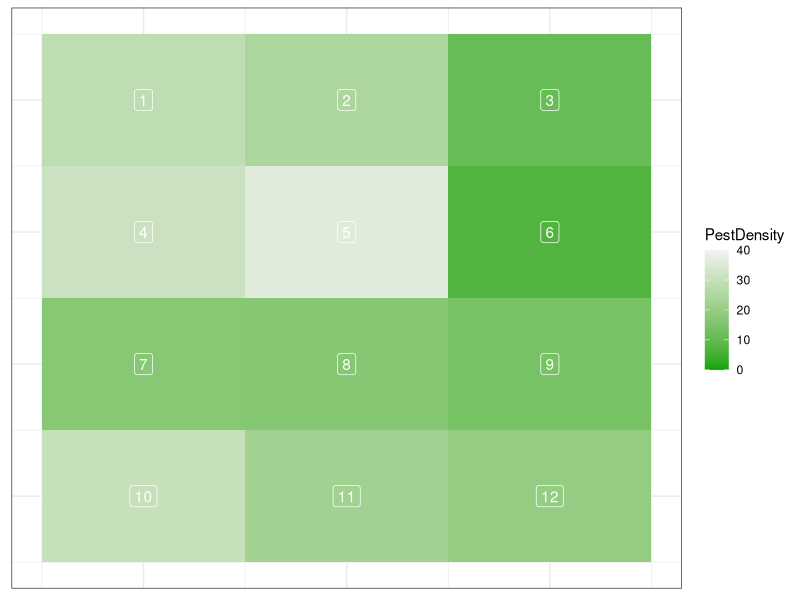
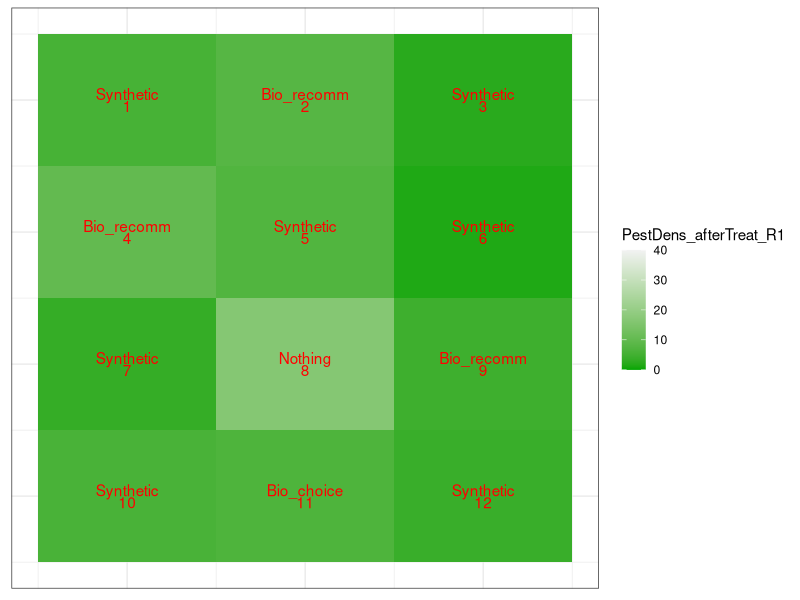
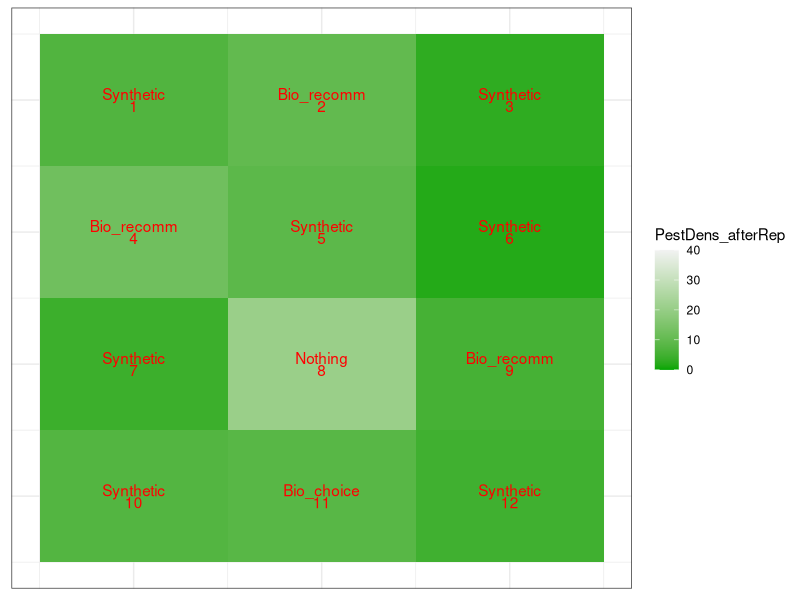
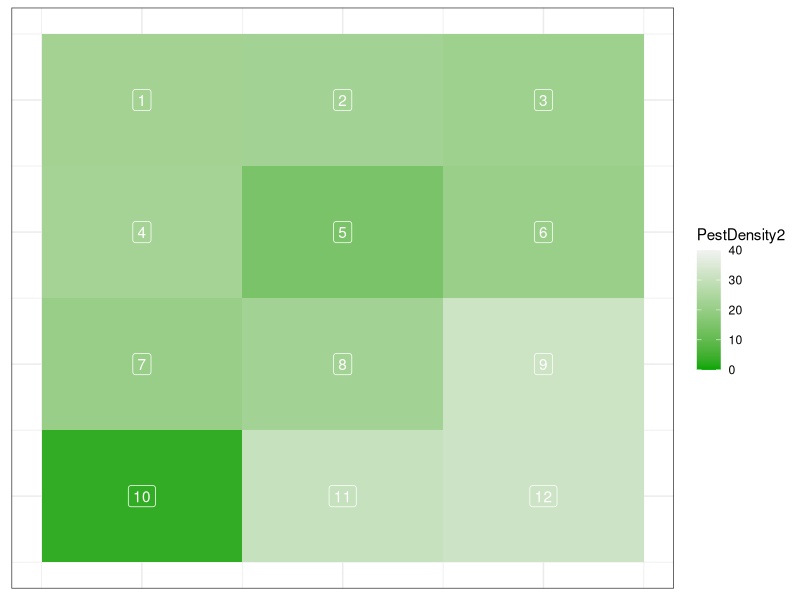
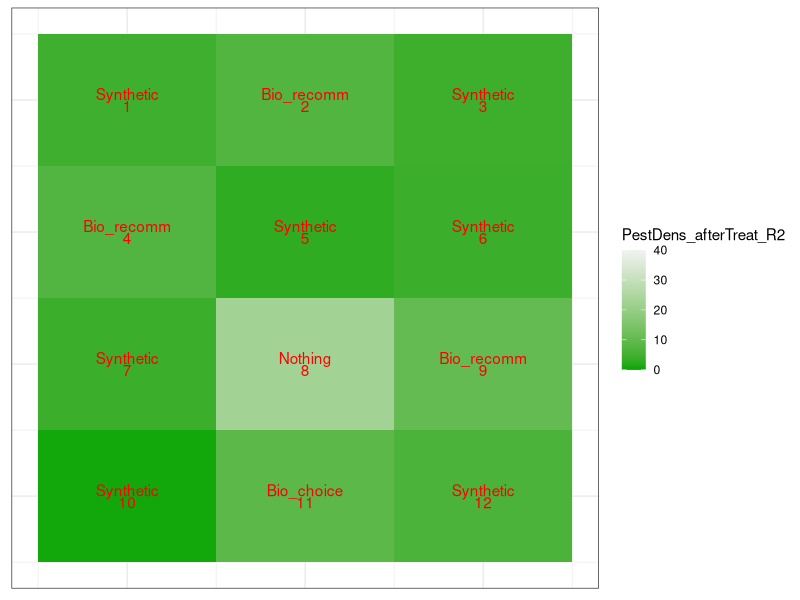
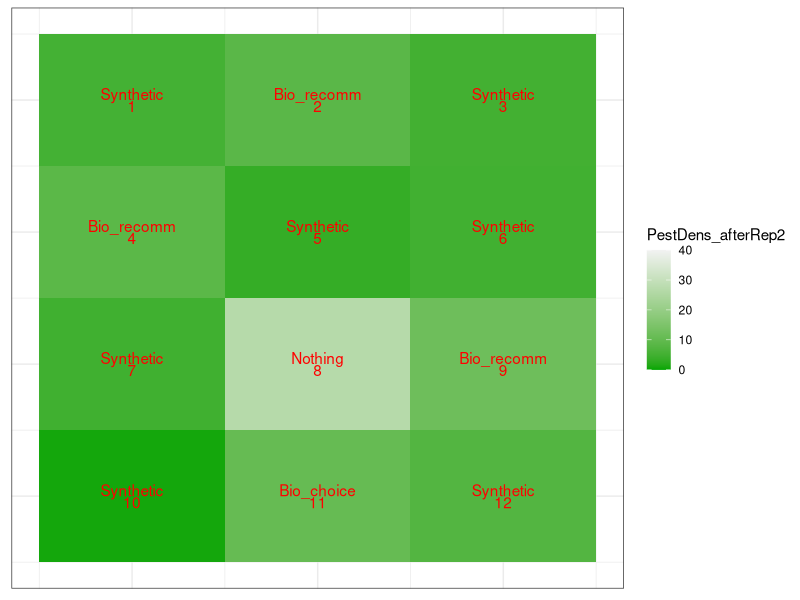
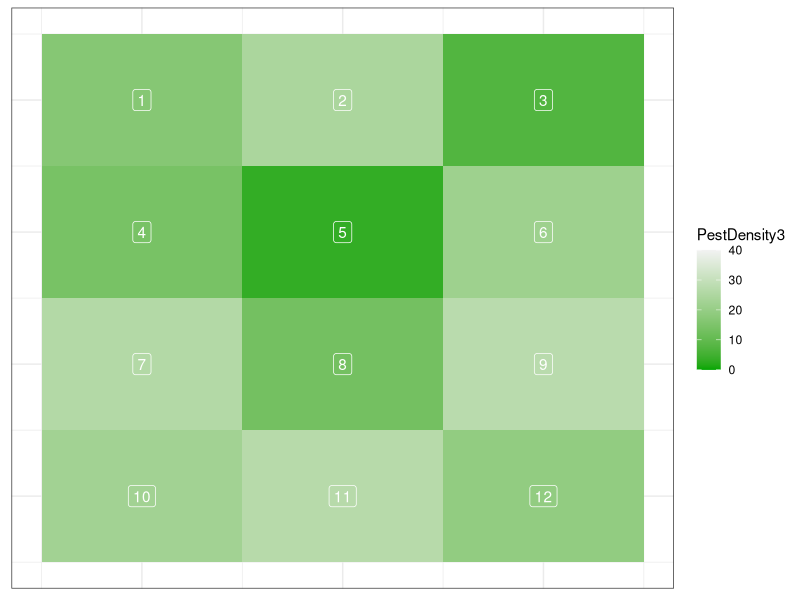
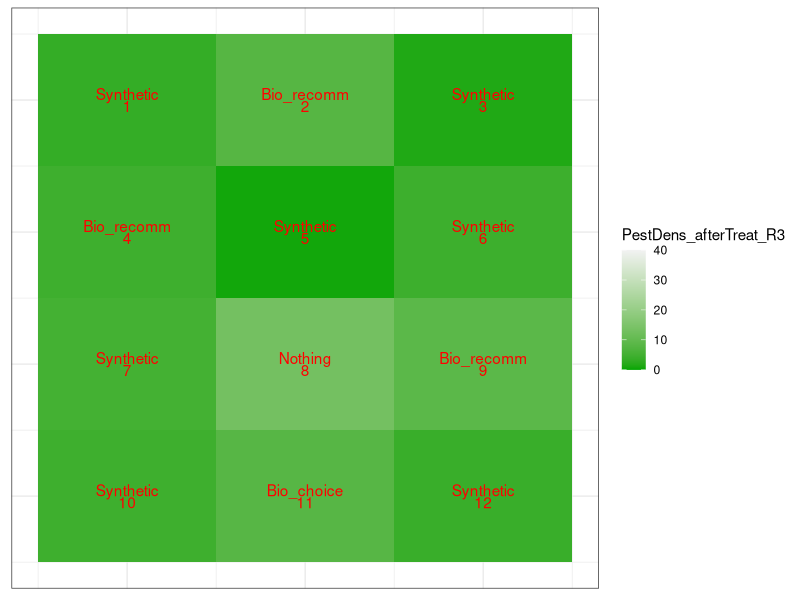

Source code (R) for these figures, in order:
# Agriculture game 
# Script by Malin Johansson 

# the R code (not shiny app)

# last modified Jan 18, 2023

# Delete all saved objects
#rm(list=ls())

# install packages before loading libraries

# libraries
library(truncnorm) # to  draw from the truncated normal distribution
library(kableExtra) # for making nicer tables
library(tidyverse)

# assign treatments to player ####

##  The player will be randomly assign to win/loose the game to manipulate the perception of equity
# The next line samples two numbers to assign treatment groups
TreatmentNum <- rbinom(n = 2, 
                       size = 1, 
                       p = 0.5)

# These lines convert numbers to words for treatments
EarnTreatment <- if_else(TreatmentNum[1] == 1, "Winner", "Loser")
VarTreatment <- if_else(TreatmentNum[2] == 1, "HiVar", "LoVar")

# Generate neighbour scores
# the code below generates scores based on NeighbourNumber, which can be set/changed below
NeighbourNumber <- 9

# It also relies on Player score, which should be inherited from the player's interactions with the game. 
# I set a value of 73 below so that the code works, but you'll want to annotate this out or delete it when the full model runs. 
PlayerScore <- 73

# To generate neighbour scores, we use a normal distribution truncated to avoid going beyond lower and upper limits, 
# so let's store variables with these values for your game: Highest and lowest possible score
HighestPossScore <- 100
LowestPossScore <- 0


# generate a SD based on PlayerScore and binomial SD, but the details don't matter a lot; 
# I used this because I wanted to change how big the SD was depending on how near to the upper or lower limit they got
SDSuccess <- sqrt((PlayerScore/100) * (1 - (PlayerScore/100))/ 15) * 100

# the following generates the neighbour scores in a tibble (same as data frame); 
# note the function comes from the truncnorm library
NeighbourScores <- tibble(
  Scores = rtruncnorm(n = NeighbourNumber,
                      a = LowestPossScore,
                      b = HighestPossScore,
                      mean = if_else(EarnTreatment == "Winner", 
                                     PlayerScore - 0.8 * SDSuccess,
                                     PlayerScore + 0.8 * SDSuccess),
                      sd = if_else(VarTreatment == "HiVar",
                                   2.2 * SDSuccess,
                                   0.4 * SDSuccess)))


# Make a table with NeighbourScores and PlayerScores
ScoreTable <- tibble(.rows = NeighbourNumber) %>% 
  mutate(Text = "Neighbour") %>% # this creates a column with text reading neighbour
  mutate(NeighbourNumber = seq(1:NeighbourNumber)) %>% 
  bind_cols(., NeighbourScores) %>% 
  mutate(Name = paste(Text, NeighbourNumber)) %>% 
  select(Name, Scores) %>% 
  bind_rows(., tibble(Name = "Player", Scores = PlayerScore)) %>% 
  arrange(desc(Scores))


# Next is bare-bones code for making nice tables, but I guess there are better options in Shiny
ScoreTable %>%
  kbl() %>%
  kable_styling()

# You can try rerunning this code several times to see how it works depending on the randomly assigned treatments. 
# It generally (but not always) puts winners near or at the top and vice versa, but there's some randomness, 
# we should store the actual rank performance of players as well as their treatement for possible stats analysis

# This table should be updated for each season (but only change slightly since the player will always be a winner or looser no matter of their stratedgy)







# Number of fields  ####
# Could be adjusted to less if it is too many
NumberofFields <- 12


# pest densities
LowestPestDensity <- 0
HighestPestDensity <- 100








## Pest invasion, season 1 #### 
# generate pests for season 1
# in this table all the data will be stored and I need help with how to store it into a google cloud 
# or similar place for each player playing the game
FarmerChoices <- tibble(.rows = NumberofFields) %>% 
  mutate(FieldNumber = 1:12) %>% 
  mutate(FieldRow = rep(1:4,each = 3)) %>% # generate row numbers
  mutate(FieldCol = rep(1:3,4)) %>% # generate column numbers
  mutate(PestDensity = rtruncnorm(n = NumberofFields,
                                  a = LowestPestDensity,
                                  b = HighestPestDensity,
                                  mean = 20,
                                  sd = 8))




# define color range for pest density
col.range=c(0,40)

# Produce a plot that tells farmers the pest density
# This will be showed to the player so he or she can choose what control to use
theme_set(theme_bw())
FarmerChoices %>% 
  ggplot(aes(x = FieldCol, y = FieldRow, fill = PestDensity)) +
  geom_tile() +
  geom_label(aes(label = FieldNumber), 
             colour = "white") + # adds field numbers
  # scale_fill_gradient(low = "green", high = "black") +
  scale_fill_gradientn(colours=terrain.colors(2), limits=col.range) + #look her
  scale_y_reverse() + # puts row 1 at the top instead of the bottom
  theme(axis.title = element_blank(),
        axis.text = element_blank(),
        axis.ticks = element_blank())


# These are the options the player can choice as treatment for each square
FarmerOptions <- c("Synthetic","Bio_choice", "Bio_recomm","Nothing")

# In the real game, the farmer will provide choices based on pest densities
# But the text below generates random choices
# This needs to be done by the shiny app

# The idea is to treat the crops 2 times/season --> play 3 seasons


# Store farmer choices in a object (will be done via Shiny eventually)
FarmerChoices <- FarmerChoices %>% 
  mutate(FarmerChoice = sample(FarmerOptions, 
                               size = NumberofFields,
                               replace = TRUE,
                               prob = c(0.3, 0.3, 0.3, 0.1)))

# Now generate consequences for farmer based on some settings, which can be changed below
# efficiency of each control
SyntheticEff <- 0.2
Bio_choiceEff <- 0.3
BiorecommEff <- rtruncnorm(n = 1,
                           a = 0.3,
                           b = 0.5,
                           mean = 0.4,
                           sd = 0.06)
NothingEff <- 1


# add the pest densities after treatment to the data table
FarmerChoices <- FarmerChoices %>% 
  mutate(PestDens_afterTreat_R1 = if_else(FarmerChoice == "Synthetic", 
                                          PestDensity * SyntheticEff, #conseq of choosing synthetic
                                          if_else(FarmerChoice == "Bio_choice", 
                                                  PestDensity * Bio_choiceEff, # conseq of choosing Bio_choice
                                                  if_else(FarmerChoice == "Bio_recomm", 
                                                          PestDensity * BiorecommEff, # conseq of choosing Bio_rec
                                                          PestDensity * NothingEff)) #conseq of nothing
  ))









# cost/subsidy due to treatment ####
# change values for each session
# these are the implications of each control
SyntheticCost <- -20 
Bio_choiceSub <- 10
Bio_recommSub <- 30
NothingSub <- 50


# which will later be added to the neighbor score table
# however, it will still not affect too much the players score since he/she 
# has already been assigned to win or to loose
FarmerChoicesCost <- FarmerChoices %>% 
  mutate(Cost = if_else(
    FarmerChoice == "Synthetic", SyntheticCost,
    if_else(FarmerChoice == "Bio_choice", Bio_choiceSub,
            if_else(FarmerChoice == "Bio_recomm",
                    Bio_recommSub,
                    NothingSub))))


## Detection of pest and treatment season 1 
# Now can plot the field again to illustrate consequences
# this can also be moved to after pest reproduction and let the player chose pest control one more time before pest reproduces
FarmerChoices %>% 
  ggplot(aes(x = FieldCol, y = FieldRow,   #set x and y
             fill = PestDens_afterTreat_R1)) +
  geom_tile() +
  geom_text(aes(label = FieldNumber), 
            colour = "red",
            vjust = "top") + # adds field numbers
  geom_text(aes(label = FarmerChoice), # adds farmer choice
            colour = "red",
            vjust = "bottom")+ # could annotate out or use symbols instead
  #  scale_fill_gradient(low = "green", high = "black") +
  scale_fill_gradientn(colours=terrain.colors(2), limits=col.range) + #look her
  scale_y_reverse() + # puts row 1 at the top instead of the bottom
  theme(axis.title = element_blank(),
        axis.text = element_blank(),
        axis.ticks = element_blank()) #these lines get rid of axis text



# reproduction of pest ####
# varying depending on species/weather  
# could also vary within season and between season if we want
Pest_repEff <- rtruncnorm(n = 1,
                          a = 1.1,
                          b = 1.4,
                          mean = 1.15,
                          sd = 0.06)


## Reproduction of pest season 1
# pest density after reproduction and after treatment added to the data table
FarmerChoices <- FarmerChoices %>% 
  mutate(PestDens_afterRep = PestDens_afterTreat_R1 * Pest_repEff)

# pest average
Global_PestRep_Average <-mean(FarmerChoices$PestDens_afterRep)

# adding pest to each cell as pest dispersal
# this is simbolising the movement of pest since it can spread between squares
FarmerChoices %>% 
  mutate(Local_Pest_dispersal = PestDens_afterRep *0.8 + Global_PestRep_Average * 0.2 )  


# update field after pest reproduction and movement before next season
# Now can plot the field again to illustrate consequences
FarmerChoices %>% 
  ggplot(aes(x = FieldCol, y = FieldRow, 
             fill = PestDens_afterRep)) +
  geom_tile() +
  geom_text(aes(label = FieldNumber), 
            colour = "red",
            vjust = "top") + # adds field numbers
  geom_text(aes(label = FarmerChoice), # adds farmer choice
            colour = "red",
            vjust = "bottom")+ # could annotate out or use symbols instead
  # scale_fill_gradient(low = "green", high = "black") +   #scale_fill_manual --> google, might need to replace
  scale_fill_gradientn(colours=terrain.colors(2),limits=col.range) + #look her
  scale_y_reverse() + # puts row 1 at the top instead of the bottom
  theme(axis.title = element_blank(),
        axis.text = element_blank(),
        axis.ticks = element_blank()) #these lines get rid of axis text





# Season 2 ####
# basically the same code as before, but adding the new players option and pest density to the data table

# generate pests for season 2
FarmerChoices <- FarmerChoices %>% 
  mutate(PestDensity2 = rtruncnorm(n = NumberofFields,
                                  a = LowestPestDensity,
                                  b = HighestPestDensity,
                                  mean = 20,
                                  sd = 8))


# Produce a plot that tells farmers the pest density for season 2
theme_set(theme_bw())
FarmerChoices %>% 
  ggplot(aes(x = FieldCol, y = FieldRow, fill = PestDensity2)) +
  geom_tile() +
  geom_label(aes(label = FieldNumber), 
             colour = "white") + # adds field numbers
  # scale_fill_gradient(low = "green", high = "black") +
  scale_fill_gradientn(colours=terrain.colors(2), limits=col.range) + #look her
  scale_y_reverse() + # puts row 1 at the top instead of the bottom
  theme(axis.title = element_blank(),
        axis.text = element_blank(),
        axis.ticks = element_blank())


# Store farmer choices in a object (will be done via Shiny eventually)
# choices for season 2
FarmerChoices <- FarmerChoices %>% 
  mutate(FarmerChoice2 = sample(FarmerOptions, 
                               size = NumberofFields,
                               replace = TRUE,
                               prob = c(0.3, 0.3, 0.3, 0.1)))

# Consequeses of pest control treatment in season 2
FarmerChoices <- FarmerChoices %>% 
  mutate(PestDens_afterTreat_R2 = if_else(FarmerChoice == "Synthetic", 
                                          PestDensity2 * SyntheticEff, #conseq of choosing synthetic
                                          if_else(FarmerChoice == "Bio_choice", 
                                                  PestDensity2 * Bio_choiceEff, # conseq of choosing Bio_choice
                                                  if_else(FarmerChoice == "Bio_recomm", 
                                                          PestDensity2 * BiorecommEff, # conseq of choosing Bio_rec
                                                          PestDensity2 * NothingEff)) #conseq of nothing
  ))


# it should save the new farmer decisions in a new column
FarmerChoicesCost2 <- FarmerChoices %>% 
  # mutate(RandNumber = runif(nrow(FarmerChoices))) %>% 
  mutate(Cost = if_else(
    FarmerChoice == "Synthetic", SyntheticCost,
    if_else(FarmerChoice == "Bio_choice", Bio_choiceSub,
            if_else(FarmerChoice == "Bio_recomm",
                    Bio_recommSub,
                    NothingSub))))


## Detetction of pest and treatment season 2 
# Now can plot the field again to illustrate consequences
FarmerChoices %>% 
  ggplot(aes(x = FieldCol, y = FieldRow,   #set x and y
             fill = PestDens_afterTreat_R2)) +
  geom_tile() +
  geom_text(aes(label = FieldNumber), 
            colour = "red",
            vjust = "top") + # adds field numbers
  geom_text(aes(label = FarmerChoice), # adds farmer choice
            colour = "red",
            vjust = "bottom")+ # could annotate out or use symbols instead
  #  scale_fill_gradient(low = "green", high = "black") +
  scale_fill_gradientn(colours=terrain.colors(2), limits=col.range) + #look her
  scale_y_reverse() + # puts row 1 at the top instead of the bottom
  theme(axis.title = element_blank(),
        axis.text = element_blank(),
        axis.ticks = element_blank()) #these lines get rid of axis text



# we can have this randomized for each season since weather and other things can influence
# reproduction of pest ####
Pest_repEff <- rtruncnorm(n = 1,
                          a = 1.1,
                          b = 1.4,
                          mean = 1.15,
                          sd = 0.06)

## Reproduction of pest season 2
# pest density after reproduction and after treatment 
FarmerChoices <- FarmerChoices %>% 
  mutate(PestDens_afterRep2 = PestDens_afterTreat_R2 * Pest_repEff)

# pest average
Global_PestRep_Average2 <-mean(FarmerChoices$PestDens_afterRep2)

# adding pest to each cell as pest dispersal
FarmerChoices %>% 
  mutate(Local_Pest_dispersal2 = PestDens_afterRep2 *0.8 + Global_PestRep_Average2 * 0.2 )  


# Field output season 2 with new pest densities
# Now can plot the field again to illustrate consequences
FarmerChoices %>% 
  ggplot(aes(x = FieldCol, y = FieldRow, 
             fill = PestDens_afterRep2)) +
  geom_tile() +
  geom_text(aes(label = FieldNumber), 
            colour = "red",
            vjust = "top") + # adds field numbers
  geom_text(aes(label = FarmerChoice), # adds farmer choice
            colour = "red",
            vjust = "bottom")+ # could annotate out or use symbols instead
  # scale_fill_gradient(low = "green", high = "black") +   #scale_fill_manual --> google, might need to replace
  scale_fill_gradientn(colours=terrain.colors(2),limits=col.range) + #look her
  scale_y_reverse() + # puts row 1 at the top instead of the bottom
  theme(axis.title = element_blank(),
        axis.text = element_blank(),
        axis.ticks = element_blank()) #these lines get rid of axis text





# Season 3 ####
# basically the same code again

# generate pests for season 3
FarmerChoices <- FarmerChoices %>% 
  mutate(PestDensity3 = rtruncnorm(n = NumberofFields,
                                   a = LowestPestDensity,
                                   b = HighestPestDensity,
                                   mean = 20,
                                   sd = 8))


# Produce a plot that tells farmers the pest density for season 3
theme_set(theme_bw())
FarmerChoices %>% 
  ggplot(aes(x = FieldCol, y = FieldRow, fill = PestDensity3)) +
  geom_tile() +
  geom_label(aes(label = FieldNumber), 
             colour = "white") + # adds field numbers
  # scale_fill_gradient(low = "green", high = "black") +
  scale_fill_gradientn(colours=terrain.colors(2), limits=col.range) + #look her
  scale_y_reverse() + # puts row 1 at the top instead of the bottom
  theme(axis.title = element_blank(),
        axis.text = element_blank(),
        axis.ticks = element_blank())


# Store farmer choices in a object (will be done via Shiny eventually)
# choices for season 3
FarmerChoices <- FarmerChoices %>% 
  mutate(FarmerChoice3 = sample(FarmerOptions, 
                                size = NumberofFields,
                                replace = TRUE,
                                prob = c(0.3, 0.3, 0.3, 0.1)))

# Consequeses of pest control treatment in season 3
FarmerChoices <- FarmerChoices %>% 
  mutate(PestDens_afterTreat_R3 = if_else(FarmerChoice == "Synthetic", 
                                          PestDensity3 * SyntheticEff, #conseq of choosing synthetic
                                          if_else(FarmerChoice == "Bio_choice", 
                                                  PestDensity3 * Bio_choiceEff, # conseq of choosing Bio_choice
                                                  if_else(FarmerChoice == "Bio_recomm", 
                                                          PestDensity3 * BiorecommEff, # conseq of choosing Bio_rec
                                                          PestDensity3 * NothingEff)) #conseq of nothing
  ))



# it should save the new farmer decisions in a new column
FarmerChoicesCost3 <- FarmerChoices %>% 
  # mutate(RandNumber = runif(nrow(FarmerChoices))) %>% 
  mutate(Cost = if_else(
    FarmerChoice == "Synthetic", SyntheticCost,
    if_else(FarmerChoice == "Bio_choice", Bio_choiceSub,
            if_else(FarmerChoice == "Bio_recomm",
                    Bio_recommSub,
                    NothingSub))))


## Detetction of pest and treatment season 3
# Now can plot the field again to illustrate consequences
FarmerChoices %>% 
  ggplot(aes(x = FieldCol, y = FieldRow,   #set x and y
             fill = PestDens_afterTreat_R3)) +
  geom_tile() +
  geom_text(aes(label = FieldNumber), 
            colour = "red",
            vjust = "top") + # adds field numbers
  geom_text(aes(label = FarmerChoice), # adds farmer choice
            colour = "red",
            vjust = "bottom")+ # could annotate out or use symbols instead
  #  scale_fill_gradient(low = "green", high = "black") +
  scale_fill_gradientn(colours=terrain.colors(2), limits=col.range) + #look her
  scale_y_reverse() + # puts row 1 at the top instead of the bottom
  theme(axis.title = element_blank(),
        axis.text = element_blank(),
        axis.ticks = element_blank()) #these lines get rid of axis text



# we can have this randomized for each season since weather and other things can influence
# reproduction of pest ####
Pest_repEff <- rtruncnorm(n = 1,
                          a = 1.1,
                          b = 1.4,
                          mean = 1.15,
                          sd = 0.06)

## Reproduction of pest season 3
# pest density after reproduction and after treatment 
FarmerChoices <- FarmerChoices %>% 
  mutate(PestDens_afterRep3 = PestDens_afterTreat_R3 * Pest_repEff)

# pest average
Global_PestRep_Average3 <-mean(FarmerChoices$PestDens_afterRep3)

# adding pest to each cell as pest dispersal
FarmerChoices %>% 
  mutate(Local_Pest_dispersal3 = PestDens_afterRep3 *0.8 + Global_PestRep_Average3 * 0.2 )  

colnames(FarmerChoices)

# Field output season 3 with new pest densities
# Now can plot the field again to illustrate consequences
FarmerChoices %>% 
  ggplot(aes(x = FieldCol, y = FieldRow, 
             fill = PestDens_afterRep3)) +
  geom_tile() +
  geom_text(aes(label = FieldNumber), 
            colour = "red",
            vjust = "top") + # adds field numbers
  geom_text(aes(label = FarmerChoice), # adds farmer choice
            colour = "red",
            vjust = "bottom")+ # could annotate out or use symbols instead
  # scale_fill_gradient(low = "green", high = "black") +   #scale_fill_manual --> google, might need to replace
  scale_fill_gradientn(colours=terrain.colors(2),limits=col.range) + #look her
  scale_y_reverse() + # puts row 1 at the top instead of the bottom
  theme(axis.title = element_blank(),
        axis.text = element_blank(),
        axis.ticks = element_blank()) #these lines get rid of axis text



# just to check the categories that has been saved in the data frame
colnames(FarmerChoices)
